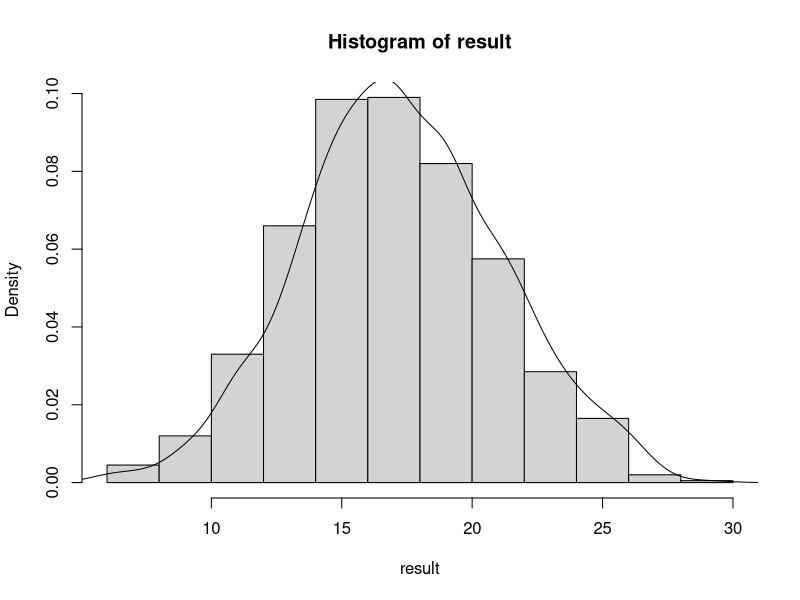
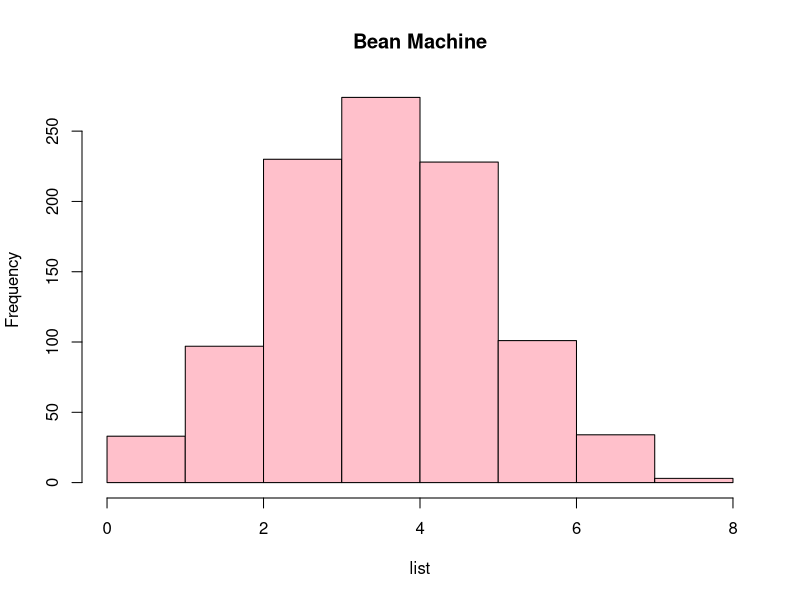
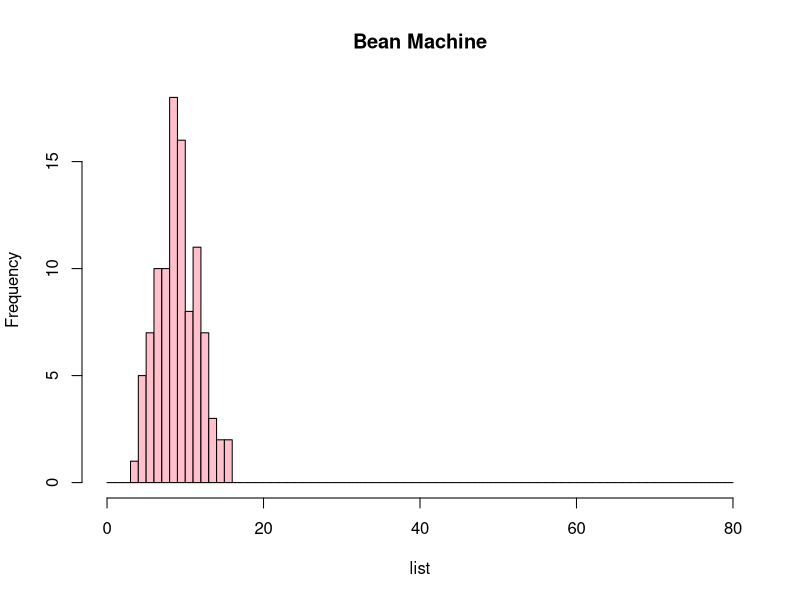

Write R code to recreate these figures, in order.
# Rolling dice
result<-c()
for(i in 1:1000){
  dots=0
for(i in 1:5){
  dot<-sample(1:6,1)
  dots = dots+dot
}
 result <- c(result,dots) 
}

hist(result,freq = F)
lines(density(result))


#Bean machine
list<-c()
for (i in 1:1000){
  sum=0
  for (i in 1:8){
    posi<-sample(0:1,1)
    sum = sum + posi
  }
  list <- c(list,sum)
}
hist(list,col='pink',main = 'Bean Machine')

  #differnt probability
list<-c()
for (i in 1:100){
  sum=0
  # incresing the amount of independent random variable
  for (i in 1:50){
    posi<-sample(0:1,1,prob = c(0.8,0.2))
    sum = sum + posi
  }
  list <- c(list,sum)
}
hist(list,col='pink',main = 'Bean Machine',breaks = 0:80)
summary(list)
sum(list==1)

# Class grade
